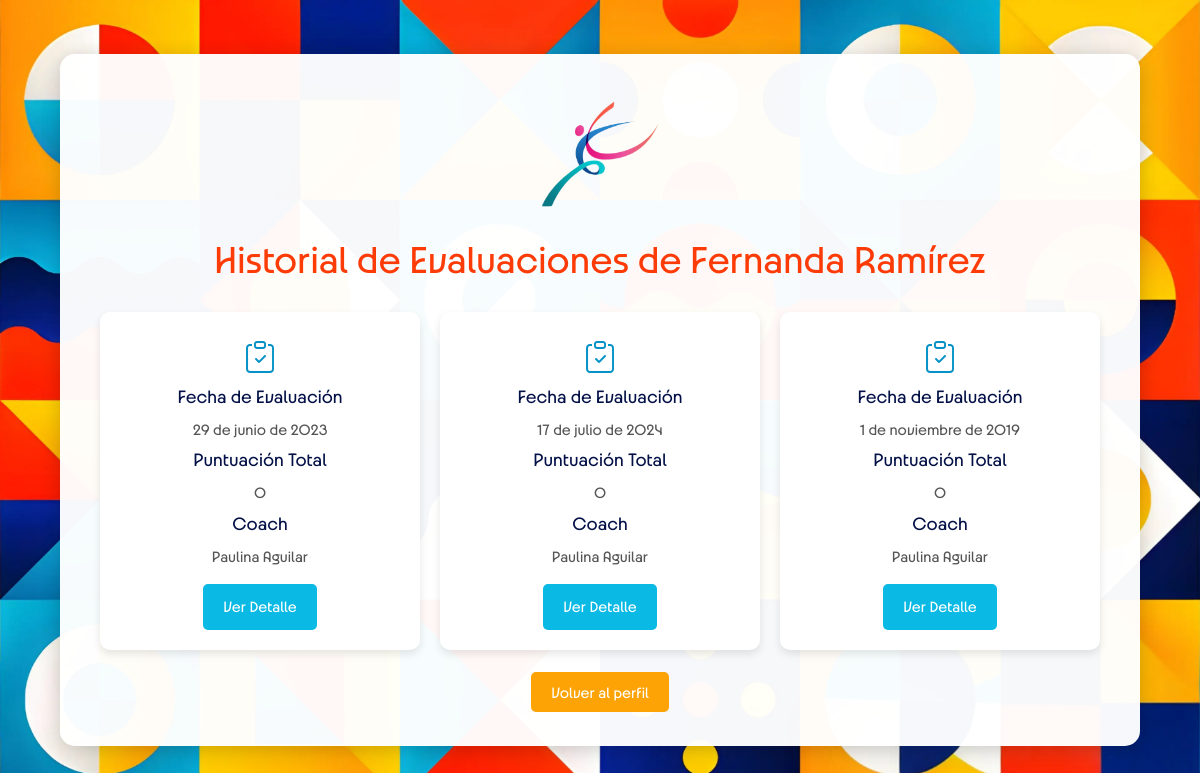
The app's page /users/athlete_records/2/ (signed in) with its own data.
### users/models.py (models this page shows, shortened)
class AthleteRecord(models.Model):
    athlete = models.ForeignKey('Profile', on_delete=models.CASCADE, related_name='athlete_records')
    coach = models.ForeignKey('Profile', on_delete=models.CASCADE, related_name='coach_records')
    evaluation_date = models.DateField(null=True, blank=True)
    created_at = models.DateTimeField(auto_now_add=True)
    updated_at = models.DateTimeField(auto_now=True)
    def total_score(self):
        return self.criteria.aggregate(Sum('score'))['score__sum'] or 0

class Profile(models.Model):
    ROLE_CHOICES = [
        ('Athlete', 'Atleta'),
        ('Coach', 'Coach'),
    ]
    user = models.OneToOneField(User, on_delete=models.CASCADE)
    date_of_birth = models.DateField(null=True, blank=True)
    country = models.CharField(max_length=2, choices=COUNTRY_CHOICES, blank=True)
    olympic_country = models.CharField(max_length=2, choices=COUNTRY_CHOICES)
    discipline = models.CharField(max_length=100, choices=DISCIPLINE_CHOICES)
    branch = models.CharField(max_length=100, blank=True, null=True)
    role = models.CharField(max_length=50, choices=[('Athlete', 'Atleta'), ('Coach', 'Coach')], default='Athlete')
    olympic_team = models.ForeignKey(OlympicTeam, on_delete=models.SET_NULL, null=True, blank=True, related_name='team_members')
    security_answer1 = models.CharField(max_length=255, blank=True, null=True)
    security_answer2 = models.CharField(max_length=255, blank=True, null=True)
    security_answer3 = models.CharField(max_length=255, blank=True, null=True)

### users/views.py (the view)
# urls.py: path('athlete_records/<int:athlete_id>/', views.view_athlete_records, name='view_athlete_records'),
@login_required
def view_athlete_records(request, athlete_id):
    athlete = get_object_or_404(Profile, id=athlete_id, role='Athlete')
    full_name = f"{athlete.user.first_name} {athlete.user.last_name}"
    records = AthleteRecord.objects.filter(athlete=athlete)
    if not records.exists():
        messages.warning(request, f"{full_name} no tiene evaluaciones registradas.")
    return render(request, 'view_athlete_records.html', {
        'athlete': athlete,
        'full_name': full_name,
        'records': records
    })

### athlete_path/templates/view_athlete_records.html (shortened to what this page needs)
{% load static %}
<!DOCTYPE html>
<html lang="es">
<head>
    <link href="https://cdn.jsdelivr.net/npm/bootstrap@5.3.0-alpha1/dist/css/bootstrap.min.css" rel="stylesheet">
    <link href="https://cdnjs.cloudflare.com/ajax/libs/bootstrap-icons/1.10.5/font/bootstrap-icons.min.css" rel="stylesheet">
    <link rel="stylesheet" href="{% static 'css/styles.css' %}">
</head>
<body class="evaluation-history-body">
    <div class="evaluation-history-wrapper">
        <div class="evaluation-header">
            <a href="{% url 'home' %}">
                <img src="{% static '/css/images/Logo.png' %}" alt="Logo Athlete Path">
            </a>
            <h1>Historial de Evaluaciones de {{ full_name }}</h1>
        </div>
        <div class="evaluation-history-cards">
            {% if records %}
                {% for record in records %}
                    <div class="evaluation-card">
                        <i class="bi bi-clipboard-check"></i>
                        <h4>Fecha de Evaluación</h4>
                        <p>{{ record.evaluation_date }}</p>
                        <h4>Puntuación Total</h4>
                        <p>{{ record.total_score }}</p>
                        <h4>Coach</h4>
                        <p>{{ record.coach.user.first_name }} {{ record.coach.user.last_name }}</p>
                        <a href="{% url 'athlete_view_evaluation_detail' record.id %}">Ver Detalle</a>
                    </div>
                {% endfor %}
            {% else %}
                <p>No tienes evaluaciones disponibles aún.</p>
            {% endif %}
        </div>
        <div class="evaluation-back-button-container">
            <a href="{% url 'athlete_profile' %}" class="evaluation-back-button">Volver al perfil</a>
        </div>
    </div>
</body>
</html>

### records on screen
AthleteRecord: evaluation_date "29 de junio de 2023", total_score "0", coach.user.first_name "Paulina", coach.user.last_name "Aguilar"
AthleteRecord: evaluation_date "17 de julio de 2024", total_score "0", coach.user.first_name "Paulina", coach.user.last_name "Aguilar"
AthleteRecord: evaluation_date "1 de noviembre de 2019", total_score "0", coach.user.first_name "Paulina", coach.user.last_name "Aguilar"

### other values on screen
{{ full_name }} "Fernanda Ramírez"
